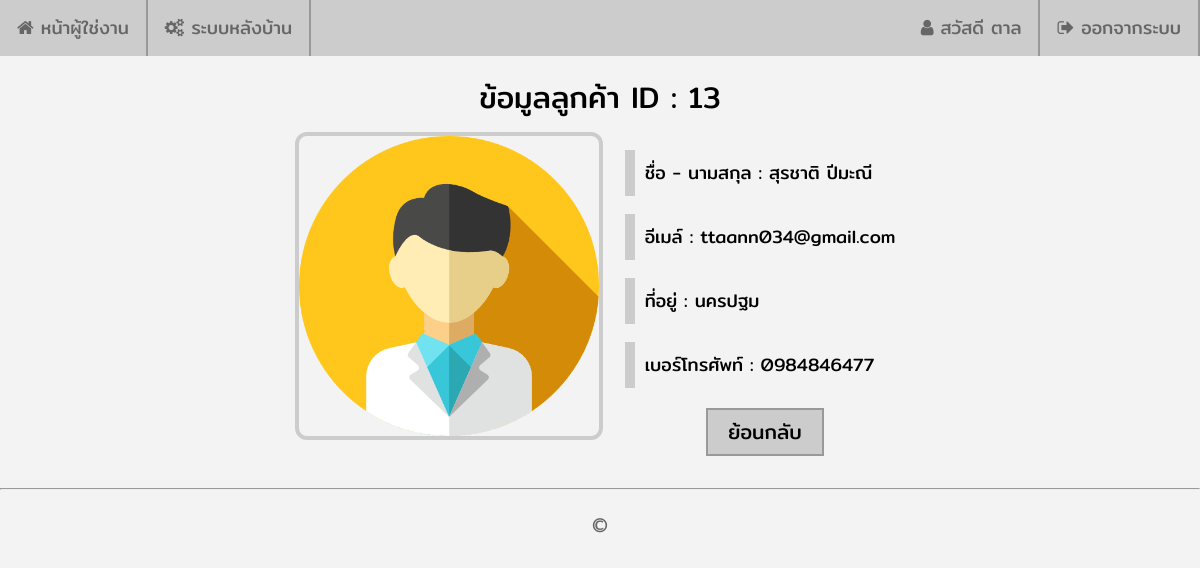
The page /admin/order_list_member.php?member_id=13 (signed in) on the database its author committed.
### tables this page shows
CREATE TABLE `member` (
  `member_id` int(10) NOT NULL,
  `member_username` varchar(30) NOT NULL,
  `member_password` varchar(30) NOT NULL,
  `member_name` varchar(100) NOT NULL,
  `member_email` varchar(100) NOT NULL,
  `member_address` text NOT NULL,
  `member_address2` text NOT NULL,
  `member_tel` varchar(10) NOT NULL,
  `member_img` text NOT NULL,
  `member_date` datetime NOT NULL,
  `member_level` enum('user','admin') NOT NULL DEFAULT 'user'
);

### admin/order_list_member.php (the view, shortened to what this page needs)
<?php
    require_once('../connections/mysqli.php');
    $member_id = $_GET["member_id"];
    $strSQL2 = "SELECT * FROM member WHERE member_id = '".$member_id."'";
    $objQuery2 = mysqli_query($Connection,$strSQL2);
    $objResult2 = mysqli_fetch_array($objQuery2,MYSQLI_ASSOC);
?>
<!DOCTYPE html>
<html lang="en">
<head>
  <link rel="stylesheet" href="https://cdnjs.cloudflare.com/ajax/libs/font-awesome/4.7.0/css/font-awesome.min.css">
  <link rel="stylesheet" type="text/css" href="../assets/css/body.css">
  <link rel="stylesheet" type="text/css" href="../assets/css/navigationbar.css">
  <link rel="stylesheet" type="text/css" href="../assets/css/shop.css">
</head>
<body>
  <?php include '../includes/navbar_admin.php';?>
  <div class="shop_div_2">
    <span class="shop_span_7">ข้อมูลลูกค้า ID : <?php echo $objResult2["member_id"]; ?></span>
    <table align="center" cellpadding="10">
      <tr>
        <td valign="top">
          <img src="../images/member/<?php echo $objResult2["member_img"];?>" class="shop_img_1" width="300px" height="300px">
        </td>
        <td align="left" valign="top">
          <p class="shop_p_3">ชื่อ - นามสกุล : <?php echo $objResult2["member_name"]; ?></p>
          <p class="shop_p_3">อีเมล์ : <?php echo $objResult2["member_email"]; ?></p>
          <p class="shop_p_3">ที่อยู่ : <?php echo nl2br($objResult2["member_address"]); ?></p>
          <p class="shop_p_3">เบอร์โทรศัพท์ : <?php echo $objResult2["member_tel"]; ?></p>
          <div class="shop_div_4">
            <a href="order_list.php"><button class="shop_button_2">ย้อนกลับ</button></a>
          </div>
        </td>
      </tr>
    </table>
  </div>
  <hr>
  <?php include '../includes/footer.php';?>
</body>
</html>

### assets/css/body.css (style rules this page uses)
body { font-family: mitrregular; background-color: #f3f3f3; margin-left: 0px; margin-top: 0px; margin-right: 0px; margin-bottom: 0px; }

### assets/css/shop.css (style rules this page uses)
div.shop_div_2 { display: block; margin: auto; margin-top: 20px; margin-bottom: 20px; text-align: center; }
div.shop_div_4 { display: block; margin: auto; margin-top: 20px; text-align: center; }
span.shop_span_7 { display: block; color: #000; font-size: 30px; }
img.shop_img_1 { border: 4px solid #CCC; border-radius: 12px; }
p.shop_p_3 { display: block; border-left: 10px solid #CCC; padding: 10px; font-size: 18px; }
button.shop_button_2 { font-family: mitrregular; background-color: #CCC; border: 2px solid #999; color: #000; padding: 7px 20px; text-align: center; text-decoration: none; font-size: 20px; -webkit-transition-duration: 0.4s; transition-duration: 0.4s; cursor: pointer; }

### rows shown on the page
member: member_id "13", member_img (placeholder picture), member_name "สุรชาติ ปีมะณี", member_email "ttaann034@gmail.com", member_address "นครปฐม", member_tel "0984846477"

### other values the page prints
$_SESSION["member_name"] "ตาล"
